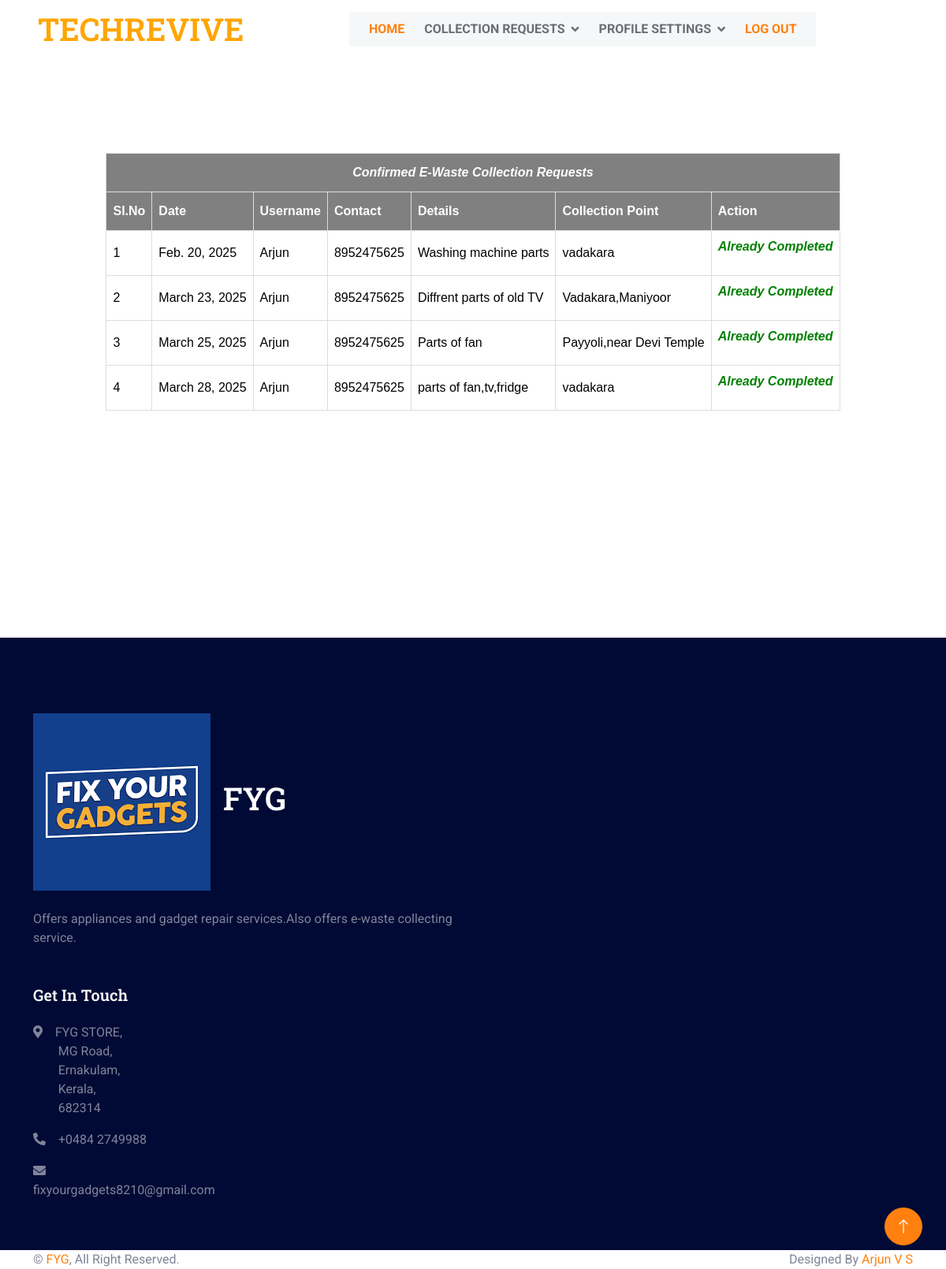
The page /EwasteCollector/viewconfimedeb/ (signed in) on the database its author committed.
### Admin/models.py (models this page shows)
class Assignewastebooking(models.Model):
    aeb_status=models.IntegerField(default=0)
    collector=models.ForeignKey(EwasteCollector,on_delete=models.SET_NULL,null=True)
    ewastebooking=models.ForeignKey('User.Ewastebooking',on_delete=models.SET_NULL,null=True)

### User/models.py (models this page shows)
class Ewastebooking(models.Model):
    ewastebooking_details=models.CharField(max_length=50)
    ewastebooking_date=models.DateField(auto_now_add=True)
    ewastebooking_status=models.IntegerField(default=0)
    ewastebooking_collectionpoint=models.CharField(max_length=100)
    user=models.ForeignKey(User,on_delete=models.SET_NULL,null=True)

### Guest/models.py (models this page shows)
class User(models.Model):
    user_name=models.CharField(max_length=50)
    user_gender=models.CharField(max_length=50)
    user_contact=models.CharField(max_length=50)
    user_email=models.CharField(max_length=50)
    user_photo=models.FileField(upload_to='UserDocs/')
    user_proof=models.FileField(upload_to='UserDocs/')
    user_password=models.CharField(max_length=50)
    user_address=models.CharField(max_length=100)
    place=models.ForeignKey('Admin.Place',on_delete=models.CASCADE)

### EwasteCollector/views.py (the view)
# urls.py: path('viewconfimedeb/', views.ConfirmedEWCollection,name="viewconfimedeb"),
def ConfirmedEWCollection(request):
     if 'eid' in request.session:
        eb=Assignewastebooking.objects.filter(collector=request.session["eid"])
        return render(request,"EwasteCollector/ConfirmedEwasteCollectionReq.html",{'res':eb})
     else:
        return redirect('guest:Home')

### EwasteCollector/Templates/EwasteCollector/ConfirmedEwasteCollectionReq.html (shortened to what this page needs)
{% extends 'EwasteCollector/Head.html' %}
{% load static %}
{% block content %}
<!DOCTYPE html>
<html lang="en">
<head>
</head>
<body>
    <div id="tab">
    <br>
    <br>
    <br>
    <br>
    <br>
    <table cellpadding="20px" border="1" align="center" bgcolor="white">
        <tr>
            <th colspan="9"><center><i>Confirmed E-Waste Collection Requests </i></center></th>
            </tr>
        <tr>
            <th>Sl.No</th>
            <th>Date</th>
            <th>Username</th>
            <th>Contact</th>
            <th>Details</th>
            <th>Collection Point</th>
            <th colspan="3">Action</th>
        </tr>
       {% for i in res %}
        <tr>
            <td>{{forloop.counter}}</td>
            <td>{{i.ewastebooking.ewastebooking_date}}</td>
            <td>{{i.ewastebooking.user.user_name}}</td>
            <td>{{i.ewastebooking.user.user_contact}}</td>
            <td>{{i.ewastebooking.ewastebooking_details}}</td>
            <td>{{i.ewastebooking.ewastebooking_collectionpoint}}</td>
            <td>
                {% if i.aeb_status == 2 %}
                <a href="{% url 'webcollector:ecyard' i.id %}">Proceed To Complete</a>
                {% else %}
                <p><font color="green"><b><i>Already Completed</i></b></font></p>
                {% endif %}
            </td>
        </tr>
        {% endfor %}
    </table>
    <br>
    <br>
    <br>
    <br>
    <br>
    <br>
    <br>
    <br>
    <br>
    <br>
    </div>
</body>
</html>
{% endblock content %}

### Guest/static/EwasteCollector/css/style.css (style rules this page uses)
:root { --primary: #FF800F; --secondary: #001064; --light: #F6F7F8; --dark: #010A35; }

### Guest/static/form.css (style rules this page uses)
#tab { font-family: "Trebuchet MS", Arial, Helvetica, sans-serif; border-collapse: collapse; width: 100%; }
#tab td, #tab th { border: 1px solid #ddd; padding: 8px; color: black; }
#tab th { padding-top: 12px; padding-bottom: 12px; text-align: left; background-color: gray; color: white; }

### rows shown on the page
Assignewastebooking: ewastebooking.ewastebooking_date "Feb. 20, 2025", ewastebooking.user.user_name "Arjun", ewastebooking.user.user_contact "8952475625", ewastebooking.ewastebooking_details "Washing machine parts", ewastebooking.ewastebooking_collectionpoint "vadakara", aeb_status "Already Completed"
Assignewastebooking: ewastebooking.ewastebooking_date "March 23, 2025", ewastebooking.user.user_name "Arjun", ewastebooking.user.user_contact "8952475625", ewastebooking.ewastebooking_details "Diffrent parts of old TV", ewastebooking.ewastebooking_collectionpoint "Vadakara,Maniyoor", aeb_status "Already Completed"
Assignewastebooking: ewastebooking.ewastebooking_date "March 25, 2025", ewastebooking.user.user_name "Arjun", ewastebooking.user.user_contact "8952475625", ewastebooking.ewastebooking_details "Parts of fan", ewastebooking.ewastebooking_collectionpoint "Payyoli,near Devi Temple", aeb_status "Already Completed"
Assignewastebooking: ewastebooking.ewastebooking_date "March 28, 2025", ewastebooking.user.user_name "Arjun", ewastebooking.user.user_contact "8952475625", ewastebooking.ewastebooking_details "parts of fan,tv,fridge", ewastebooking.ewastebooking_collectionpoint "vadakara", aeb_status "Already Completed"
